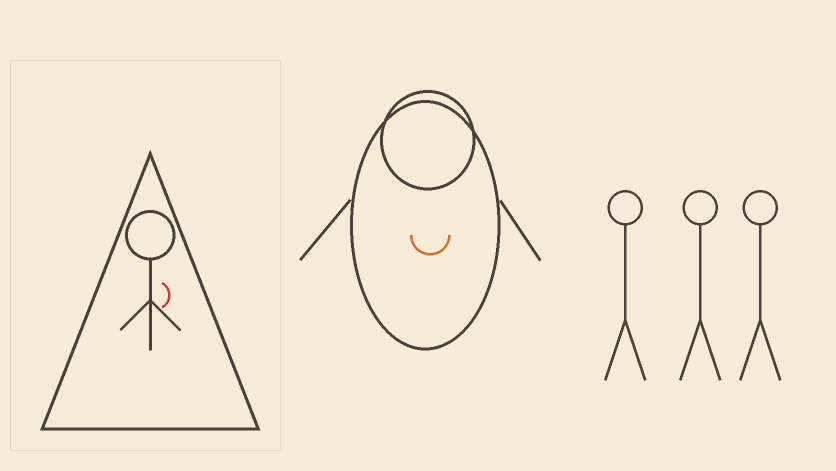
#> input picture skills/srt-whiteboard-animation/examples/scene-01-selftest.png, 1672 x 941 px (shown at 1/2 size)
$ python compress_images.py ../../srt-whiteboard-animation/examples out
#> lines starting #> are read from the running program, lines starting #| are printed output that depends on the picture
#!/usr/bin/env python3
# -*- coding: utf-8 -*-
"""Batch compress PNG screenshots for docx embedding.

Usage:
    python compress_images.py <input-dir> <output-dir> [--max-width 900] [--quality 7]

Example:
    python compress_images.py UI/ UI_compressed/ --max-width 800
"""
import argparse
import io
import os
import sys
from pathlib import Path

from PIL import Image


def compress_image(src: Path, dst: Path, max_width: int):
    """Compress a single image, preserving aspect ratio."""
#> called with max_width = 900
    img = Image.open(src)
#> img is the input picture: PIL image 1672x941 RGB; mean R, G, B 240.9, 231, 211.3
    w, h = img.size
#> w = 1672; h = 941

    if w > max_width:
        new_h = int(h * max_width / w)
#> new_h = 506
        img = img.resize((max_width, new_h), Image.Resampling.LANCZOS)
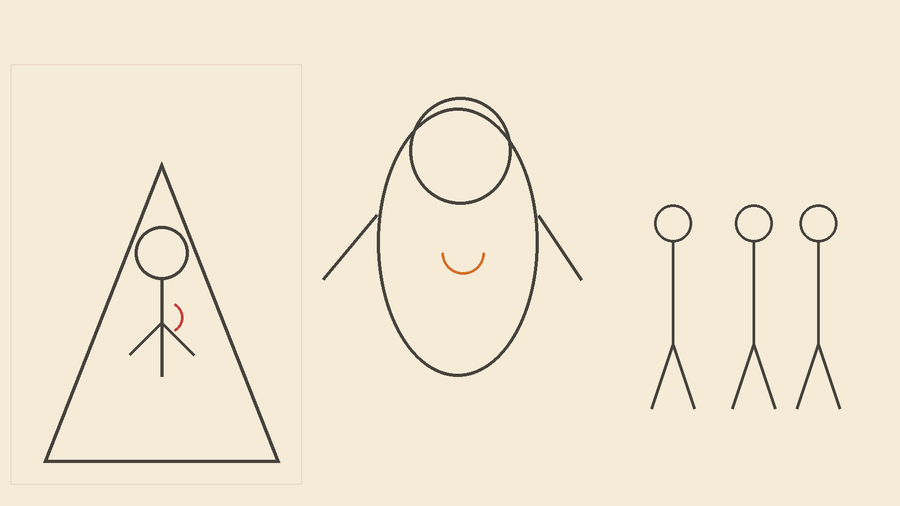
#> img: PIL image 900x506 RGB; mean R, G, B 240.9, 231, 211.3

    # Convert RGBA/P to RGB for docx compatibility
    if img.mode in ("RGBA", "P"):
        img = img.convert("RGB")

    dst.parent.mkdir(parents=True, exist_ok=True)
    img.save(dst, format="PNG", optimize=True)
    return img.size


def main():
    parser = argparse.ArgumentParser(description="Batch compress images for docx embedding")
    parser.add_argument("input_dir", type=str, help="Source directory with PNG images")
    parser.add_argument("output_dir", type=str, help="Output directory for compressed images")
    parser.add_argument("--max-width", type=int, default=900, help="Maximum width in pixels (default: 900)")
    args = parser.parse_args()

    src_dir = Path(args.input_dir)
    dst_dir = Path(args.output_dir)

    if not src_dir.exists():
        print(f"Error: input directory '{src_dir}' does not exist", file=sys.stderr)
        sys.exit(1)

    png_files = list(src_dir.rglob("*.png")) + list(src_dir.rglob("*.PNG"))
    if not png_files:
        print(f"No PNG files found in {src_dir}")
        sys.exit(1)

    total_before = 0
    total_after = 0

    for src_path in png_files:
        rel_path = src_path.relative_to(src_dir)
        dst_path = dst_dir / rel_path

        before_size = src_path.stat().st_size
        compressed_size = compress_image(src_path, dst_path, args.max_width)
#> compressed_size = (900, 506)
        after_size = dst_path.stat().st_size

        total_before += before_size
        total_after += after_size

        ratio = (1 - after_size / before_size) * 100 if before_size > 0 else 0
        print(f"  {rel_path}: {before_size/1024:.0f}KB → {after_size/1024:.0f}KB ({ratio:.0f}% saved)")

    total_ratio = (1 - total_after / total_before) * 100 if total_before > 0 else 0
    print(f"\nTotal: {total_before/1024:.0f}KB → {total_after/1024:.0f}KB ({total_ratio:.0f}% saved) ({len(png_files)} files)")


if __name__ == "__main__":
    main()
